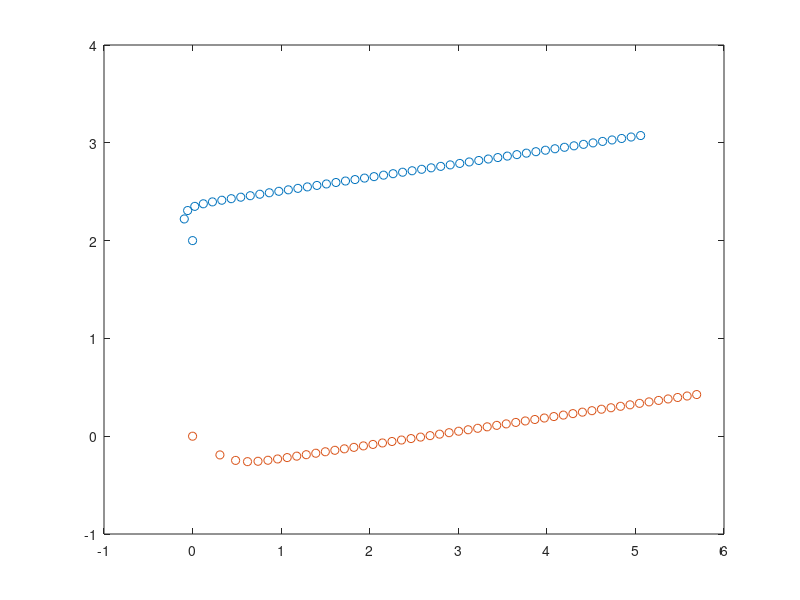
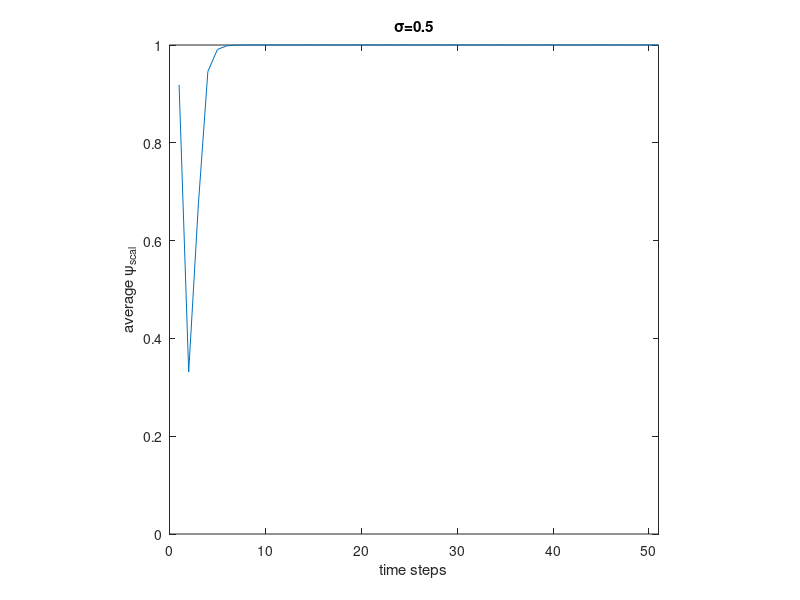

Here is the MATLAB script that generated these plots, in order:
close all;
N=2;
dt=0.5;
step=50;
K=1;
sigma=1;
beta=0.25;
loop=1;
avg=zeros(1,step+1);
for t=1:loop
    p=zeros(2*N,step+1);
    v=zeros(2*N,step+1);
    a=zeros(2*N,step+1);
    scal=zeros(1,step+1);

    if N==2
        p(:,1)=[0; 2; 0; 0];
        v(:,1)=randi([-100,100],[4,1])/100;
    elseif N==3
        p(:,1)=[0; 2; -2/sqrt(3); 0; 2/sqrt(3); 0];
        v(:,1)=randi([-100,100],[6,1])/100;
    else
        p(:, 1)=[0; 2; -2/sqrt(3); 0; 2/sqrt(3); 0; 0; -2];
        v(:,1)=randi([-100,100],[8,1])/100;
    end

    for i=1:N
        for j=1:N
            if i~=j
                scal(1,1) = scal(1,1) + dot(v(2*i-1:2*i,1),v(2*j-1:2*j,1))/norm(v(2*i-1:2*i,1))/norm(v(2*j-1:2*j,1));
            end
        end
    end

    for i=1:step
        s=0;
        for j=1:N
            ta=zeros(2,1);
            for k=1:N
                if j~=k
                    rp=norm(p(2*j-1:2*j,i)-p(2*k-1:2*k,i));
                    ta=ta + K/(sigma^2+rp^2)^beta * (v(2*k-1:2*k,i)-v(2*j-1:2*j,i));
                end
            end
            a(2*j-1:2*j,i+1)=ta;
        end
        v(:,i+1)=v(:,i)+a(:,i+1)*dt;
        p(:,i+1)=p(:,i)+v(:,i)*dt+0.5*a(:,i+1)*dt^2;
        for m=1:N
            for n=1:N
                if m~=n
                    scal(1,i+1) = scal(1,i+1) + dot(v(2*m-1:2*m,i+1),v(2*n-1:2*n,i+1))/norm(v(2*m-1:2*m,i+1))/norm(v(2*n-1:2*n,i+1));
                end
            end
        end
    end
    scal = abs(scal/N/(N-1));
    avg=avg+scal;
end

h=figure;
plot(p(1,:),p(2,:),'o');
hold on;
if N==2
    plot(p(3,:),p(4,:),'o');
elseif N==3
    plot(p(3,:),p(4,:),'o');
    plot(p(5,:),p(6,:),'o');
else
    plot(p(3,:),p(4,:),'o');
    plot(p(5,:),p(6,:),'o');
    plot(p(7,:),p(8,:),'o');
end
hold off;

g=figure;
t=1:step+1;
plot(t,avg/loop);
axis square;
axis([0 step+1 0 1])
xlabel('time steps')
ylabel('\psi_{scal}')
ylabel('average \psi_{scal}')
title('\sigma=0.5')